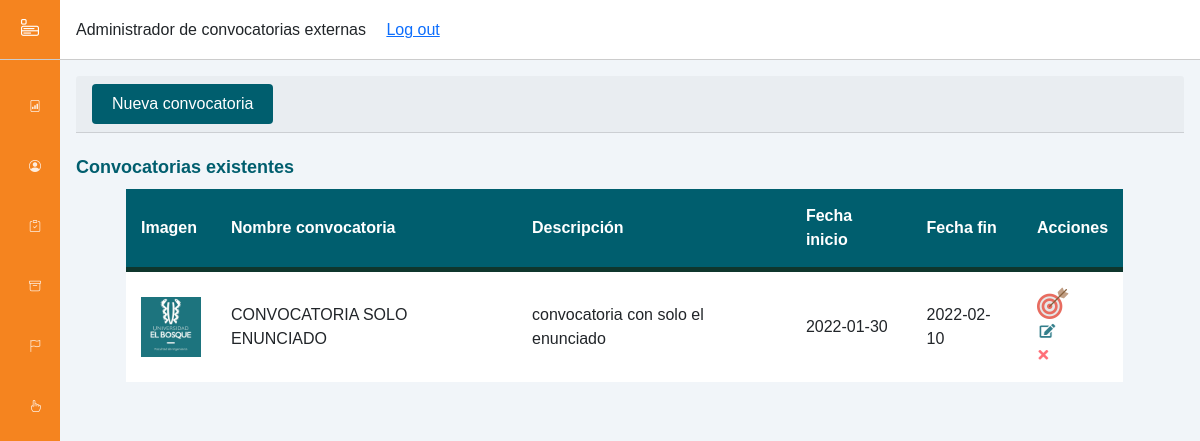
The app's page /views/AdministradorDeConvocatoriasExternas_Comite.php with its own data.
### tables this page shows
CREATE TABLE `tbl_convocatoriacomite` (
  `Id` int(11) NOT NULL,
  `nombre_convocatoria` varchar(30) NOT NULL,
  `descripcion_convocatoria` varchar(250) NOT NULL,
  `fecha_inicio` date NOT NULL,
  `fecha_fin` date NOT NULL,
  `nombre_imagen` varchar(10) DEFAULT NULL,
  `nombre_enunciado` varchar(10) DEFAULT NULL,
  `id_usuario` int(3) NOT NULL,
  `competenciasAsignadas` varchar(2) NOT NULL
);

### views/logic/controllers/ConvocatoriaControlador.php (called while the page is built, shortened)
<?php
class ConvocatoriaControlador{
    public function mostrarDatosConvocatorias($sql){
        $c = new conectar();
        $conexion = $c->conexion();
        $result = mysqli_query($conexion, $sql);
        return mysqli_fetch_all($result, MYSQLI_ASSOC);
    }
}
?>

### views/AdministradorDeConvocatoriasExternas_Comite.php (the view, shortened to what this page needs)
<?php
    require_once "logic/controllers/ConvocatoriaControlador.php";
?>
<!DOCTYPE html>
<html lang="es">
    <head>
        <link href="https://cdn.jsdelivr.net/npm/bootstrap@5.1.3/dist/css/bootstrap.min.css" rel="stylesheet">
        <link rel="stylesheet" href="https://cdn.jsdelivr.net/npm/bootstrap-icons@1.8.1/font/bootstrap-icons.css">
        <link rel="stylesheet" href="assets/css/ComiteStyles.css">
    </head>
    <body>
        <div class="sidebar">
            <div class="sidebar-header">
                <label for="sidebar-toggle"><i class="bi bi-menu-app"></i></label>
            </div>
            <div class="sidebar-menu">
            <ul class="menuComite">
                    <li>
                        <a class="link_menu-active" href="./DashBoard_Comite.php">
                            <span title="Dashboard"><i class="bi bi-file-bar-graph"></i></span>
                        </a>
                    </li>
                    <li>
                        <a class="link_menu" href="./RegistroDeProfesores_Comite.php">
                            <span title="Profesores"><i class="bi bi-person-circle"></i></span>
                        </a>
                    </li>
                    <li>
                        <a class="link_menu" href="./AdministradorDeMaterias_Comite.php">
                            <span title="Materias"><i class="bi bi-clipboard-check"></i></span>
                        </a>
                    </li>
                    <li>
                        <a class="link_menu" href="./AdministradorDeCompetencias_Comite.php">
                            <span title="Competencias"><i class="bi bi-archive"></i></span>
                        </a>
                    </li>
                    <li>
                        <a class="link_menu" href="./AdministradorDeEventos_Comite.php?Id=0">
                            <span title="Eventos"><i class="bi bi-flag"></i></span>
                        </a>
                    </li>
                    <li>
                        <a class="link_menu" href="./AdministradorDeConvocatoriasExternas_Comite.php">
                            <span title="Convocatorias"><i class="bi bi-hand-index"></i></span>
                        </a>
                    </li>
                </ul>
            </div>
        </div>
        <div class="main-content">
            <header>
                <div class="social-icons">
                    <div class="titulo-dash">
                        <span>Administrador de convocatorias externas</span>&nbsp;
                    </div>
                    <div class="link-logout">
                        <span><a href="../index.php">Log out</a></span>
                    </div>
                </div>
            </header>
            <main>
                <div class="card-header">
                    <button type="button" class="btn_agregarConvocatoria" data-bs-toggle="modal" data-bs-target="#modalRegistrarConvComite" title="Nueva Convocatoria">Nueva convocatoria</button>
                </div>
                <div class="main-tableEventos">
                   <br>
                    <h3 class="titulo_seccion">Convocatorias existentes </h3>
                    <table id="table_eventos" class="tablaDeConvocatorias">
                        <thead>
                            <tr>
                                <th class="campoTabla">Imagen</th>
                                <th class="campoTabla">Nombre convocatoria</th>
                                <th class="campoTabla">Descripción</th>
                                <th class="campoTabla">Fecha inicio</th>
                                <th class="campoTabla">Fecha fin</th>
                                <th class="campoTabla">Acciones</th>
                            </tr>
                        </thead>
                        <tbody>
                        <?php
                            $obj = new ConvocatoriaControlador();
                            $sql = "SELECT Id, nombre_convocatoria, descripcion_convocatoria, fecha_inicio, fecha_fin, nombre_imagen from tbl_convocatoriacomite";
                            $datos = $obj->mostrarDatosConvocatorias($sql);
                            foreach ($datos as $key){
                        ?>
                                <tr class="filasDeDatosTablaEventos">
                                    <?php
                                    $nombreDeImg = $key['nombre_imagen'];
                                    if($nombreDeImg != null){
                                    ?>
                                        <td class='datoTabla'><img class='imagenDelEventoEnTabla'src='<?php echo "convocatoriasImages/".$nombreDeImg?>'></td>
                                    <?php
                                    }else{
                                    ?>
                                        <td class='datoTabla'><img class='imagenDelEventoEnTabla'src='assets/images/imgPorDefecto.jpg'></td>
                                    <?php
                                    }
                                    ?>
                                    <td class="datoTabla"><?php echo $key['nombre_convocatoria'];  ?></td>
                                    <td class="datoTabla"><?php echo $key['descripcion_convocatoria'];  ?></td>
                                    <td class="datoTabla"><?php echo $key['fecha_inicio'];  ?></td>
                                    <td class="datoTabla"><?php echo $key['fecha_fin'];  ?></td>
                                    <td class="datoTabla"><div class="compEsp-edicion">
                                        <div class="col-botonesEdicion">
                                            <a class="btnAsignarCompetencias" data-id="<?php echo $key['Id'];?>" data-bs-toggle="modal" data-bs-target="#modalAsignarCompetencias" title="Asignar competencias"><img src="assets/images/btn_asignarCompetencias.png"></a>
                                        </div>
                                        <div class="col-botonesEdicion">
                                            <a class="btnEditarConvComite" data-id="<?php echo $key['Id'];?>" data-bs-toggle="modal" data-bs-target="#modalEditarConvocatoria" title="Editar"><img src="assets/images/btn_editar.PNG"></a>
                                        </div>
                                        <div class="col-botonesEdicion">
                                            <a class="btnEliminarConvComite" data-id="<?php echo $key['Id'];?>" data-bs-toggle="modal" data-bs-target="#modalEliminarConvocatoria" title="Eliminar"><img src="assets/images/btn_eliminar.PNG"></a>
                                        </div>
                                    </div></td>
                                </tr>
                        <?php
                            }
                        ?>
                        </tbody>
                    </table>
                </div>
            </main>
        </div>
    </body>
</html>

### views/assets/css/ComiteStyles.css (style rules this page uses)
:root { --main-color: #f5841f !important; --color-dark: #1D2231; --text-grey: #8390A2; }
* { font-family: Arial, Helvetica, sans-serif !important; margin: 0; padding: 0; text-decoration: none; list-style-type: none; box-sizing: border-box; }
.sidebar { height: 100%; width: 230px; position: fixed; left: 0; top: 0; z-index: 100; background: var(--main-color); color: #fff; overflow-y: auto; transition: width 500ms; }
.sidebar-header { display: flex; justify-content: space-between; align-items: center; height: 60px; padding: 0rem 1rem; border-bottom: 1px solid #ccc; font-size: 18px; }
.sidebar-menu { padding: 2rem; }
.sidebar-menu li { margin-bottom: 2rem; }
.sidebar-menu li a { color: #fff; margin: 5px 10px; opacity: .86; border-radius: 4px; display: block; }
.sidebar li { margin-bottom: 2rem; }
.sidebar a { color: #fff; font-size: 12px; }
.link_menu span { width: 40px !important; height: 40px !important; }
.menuComite { padding-left: 3px; }
.main-content { position: relative; margin-left: 240px; transition: margin-left 500ms; }
header { position: fixed; left: 240px; top: 0; z-index: 100; width: calc(100% - 240px); background: #fff; height: 60px; padding: 0rem 1rem; display: flex; align-items: center; border-bottom: 1px solid #ccc; justify-content: space-between; transition: left 500ms; }
.social-icons { display: grid; grid-template-columns: repeat(2, 1fr); grid-column-gap: 1rem; }
main { margin-top: 60px; background: #f1f5f9; min-height: 90vh; padding: 1rem; }
@media only screen and (max-width: 1200px) { .sidebar { width: 60px; z-index: 150; } }
@media only screen and (max-width: 1200px) { .sidebar .sidebar-header, .sidebar li { display: flex; justify-content: center; } }
@media only screen and (max-width: 1200px) { .main-content { margin-left: 60px; } }
@media only screen and (max-width: 1200px) { .main-content header { left: 60px; width: calc(100% - 60px); } }
.titulo_seccion { color: #005e6e; font-size: 18px; font-weight: bold; }
.card-header:first-child { border-radius: calc(0.25rem - 1px) calc(0.25rem - 1px) 0 0; }
.card-header { padding: 0.5rem 1rem; margin-bottom: 0; background-color: rgba(0,0,0,.03); border-bottom: 1px solid rgba(0,0,0,.125); }
label { display: inline-block; }
.titulo_seccion { color: #005e6e; }
.campoTabla, .datoTabla { padding: 15px; }
thead { background-color: #005e6e; color: white; border-bottom: solid 5px #0F362D; }
.imagenDelEventoEnTabla { width: 60px; height: 60px; }
.btn_agregarConvocatoria { color: #fff; background-color: #005e6e; cursor: pointer; padding: 8px 20px; border-radius: 4px; outline: none; border: none; font-family: Arial, Helvetica, sans-serif; }
.tablaDeConvocatorias { margin-left: 50px; margin-top: 10px; width: 90%; text-align: left; border-collapse: collapse; background-color: white; }

### records on screen
tbl_convocatoriacomite: nombre_convocatoria "CONVOCATORIA SOLO ENUNCIADO", descripcion_convocatoria "convocatoria con solo el enunciado", fecha_inicio "2022-01-30", fecha_fin "2022-02-10"
